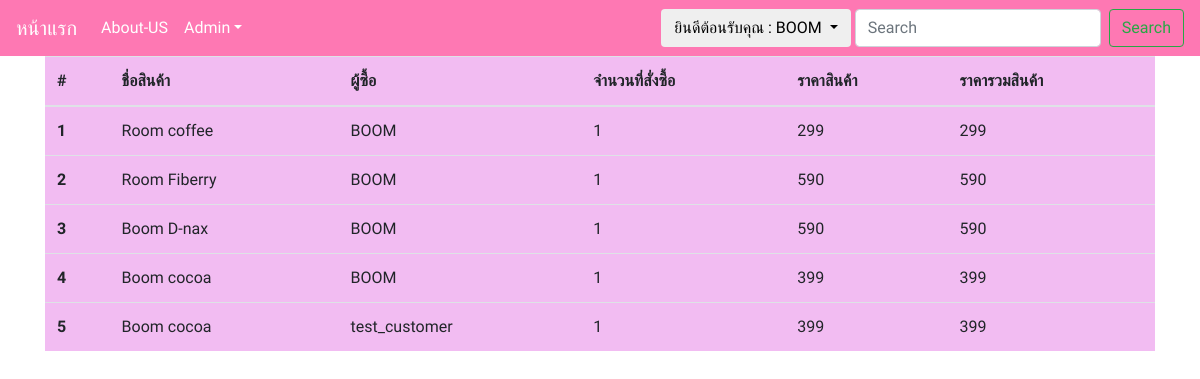
/pro/admin-order.php (signed in), run on the app's committed database.
### tables this page shows
CREATE TABLE `bill` (
  `bill_id` int(11) NOT NULL,
  `bill_products_name` varchar(150) NOT NULL,
  `bill_customer` varchar(150) NOT NULL,
  `bill_price` int(11) NOT NULL,
  `bill_result_price` int(11) NOT NULL,
  `bill_product_qty` int(11) NOT NULL,
  `bill_status` varchar(20) NOT NULL DEFAULT 'not paid',
  `bill_img` text NOT NULL,
  `bill_timestamp` date NOT NULL DEFAULT current_timestamp()
);

CREATE TABLE `users` (
  `user_id` int(11) NOT NULL,
  `user_email` varchar(120) NOT NULL,
  `user_pass` varchar(20) NOT NULL,
  `user_name` varchar(100) NOT NULL,
  `user_tier` int(11) NOT NULL DEFAULT 1 COMMENT '0=admin 1=customer'
);

### pro/admin-order.php (the view, shortened to what this page needs)
<?php
require_once 'navbar.php';
require_once 'connect.php';
 ?>
 <body>
   <div class="container">
     <div class="table-responsive">
       <table style="background:#f2bcf2" class="table">
 <thead>
   <tr>
     <th scope="col">#</th>
     <th scope="col">ชื่อสินค้า</th>
     <th scope="col">ผู้ซื้อ</th>
     <th scope="col">จำนวนที่สั่งซื้อ</th>
     <th scope="col">ราคาสินค้า</th>
     <th scope="col">ราคารวมสินค้า</th>
   </tr>
 </thead>
 <tbody>
 <?php
 $n=1;
 $sql = "SELECT * FROM bill";
 $result=$mysqli->query($sql);
   while ($row = mysqli_fetch_array($result)) {
     ?>
     <tr>
       <th scope="row"><?php echo $n; ?></th>
       <td><?php echo $row['bill_products_name']; ?></td>
       <td><?php  $prepare="SELECT user_name,user_id FROM users";
       $compare=$mysqli->query($prepare);
       while($row2= mysqli_fetch_array($compare)){
         if ($row['bill_customer']==$row2['user_id']) {
           echo $row2['user_name'];
         }
       } ?></td>
       <td><?php echo $row['bill_product_qty']; ?></td>
       <td><?php echo $row['bill_price']; ?></td>
       <td><?php echo $row['bill_result_price']; ?></td>
     </tr>
     <?php
     $n++;
   }
  ?>
</tbody>
</table>
 </div>
</div>
</body>

### pro/navbar.php (style rules this page uses)
* { font-family: 'Mali', cursive; }

### pro/admin-order.php (style rules this page uses)
body { background-image: url("img/bg1.png"); }

### data on the page
bill: bill_products_name "Room coffee", bill_product_qty "1", bill_price "299", bill_result_price "299"
users: user_name "BOOM"
bill: bill_products_name "Room Fiberry", bill_product_qty "1", bill_price "590", bill_result_price "590"
bill: bill_products_name "Boom D-nax", bill_product_qty "1", bill_price "590", bill_result_price "590"
bill: bill_products_name "Boom cocoa", bill_product_qty "1", bill_price "399", bill_result_price "399"
bill: bill_products_name "Boom cocoa", bill_product_qty "1", bill_price "399", bill_result_price "399"
users: user_name "test_customer"

### other printed values
$_SESSION['user_name'] "BOOM"
